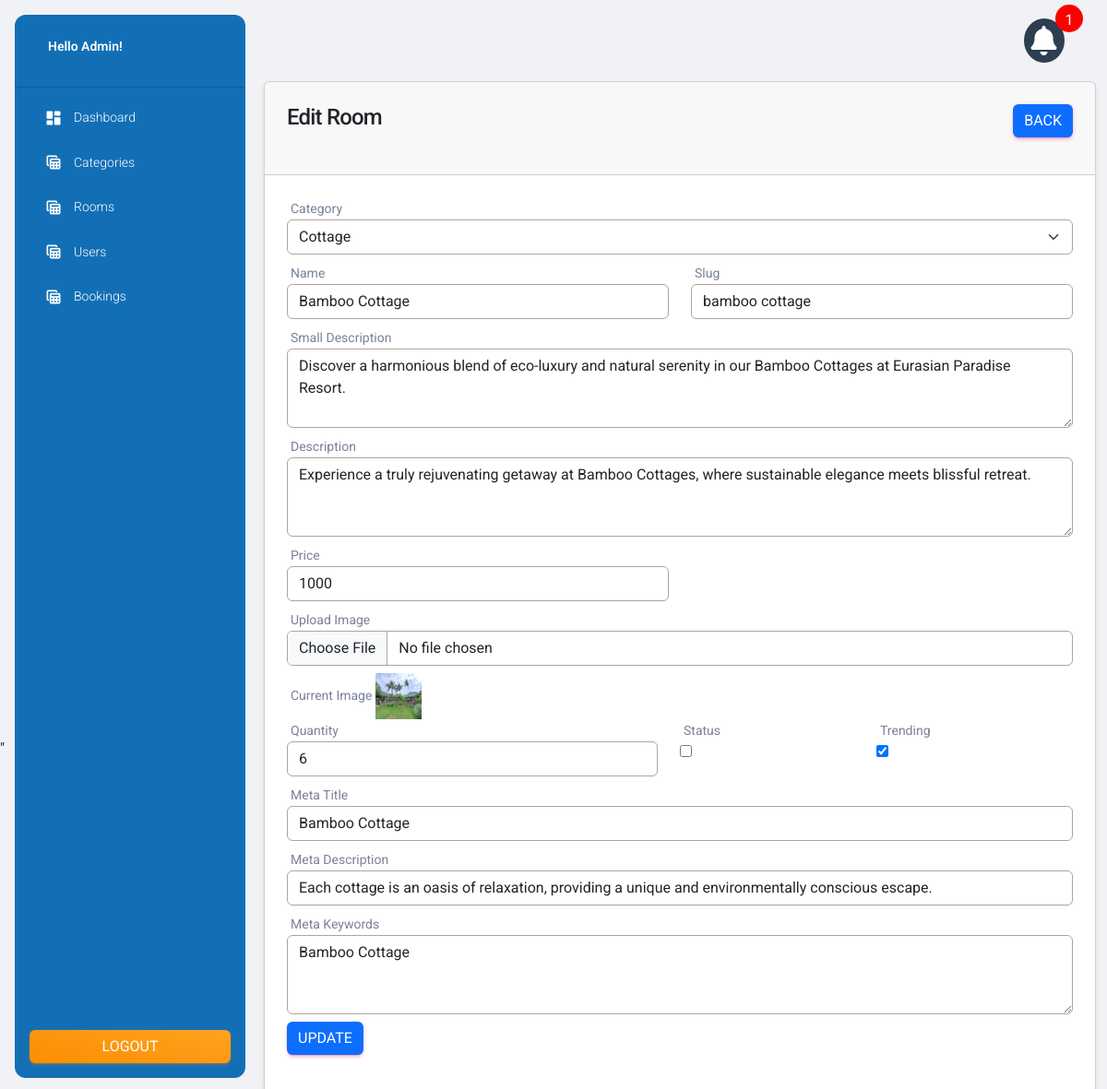
Screenshot of /Admin/edit-rooms.php?id=18 (signed in) with the database file from the repository.
### tables this page shows
CREATE TABLE `rooms` (
  `id` int(11) NOT NULL,
  `category_id` int(11) NOT NULL,
  `name` varchar(255) NOT NULL,
  `slug` varchar(255) NOT NULL,
  `small_description` mediumtext NOT NULL,
  `description` mediumtext NOT NULL,
  `selling_price` int(11) NOT NULL,
  `image` varchar(255) NOT NULL,
  `qty` int(11) NOT NULL,
  `status` tinyint(4) NOT NULL,
  `trending` tinyint(4) NOT NULL,
  `meta_title` varchar(255) NOT NULL,
  `meta_keywords` mediumtext NOT NULL,
  `meta_description` mediumtext NOT NULL,
  `created_at` timestamp NOT NULL DEFAULT current_timestamp() ON UPDATE current_timestamp()
);

CREATE TABLE `categories` (
  `id` int(11) NOT NULL,
  `name` varchar(191) NOT NULL,
  `slug` varchar(191) NOT NULL,
  `description` mediumtext DEFAULT NULL,
  `status` tinyint(4) NOT NULL DEFAULT 0,
  `popular` tinyint(4) NOT NULL DEFAULT 0,
  `image` varchar(191) NOT NULL,
  `meta_title` varchar(191) NOT NULL,
  `meta_description` mediumtext NOT NULL,
  `meta_keywords` mediumtext NOT NULL,
  `created_at` timestamp NOT NULL DEFAULT current_timestamp() ON UPDATE current_timestamp()
);

### functions/myfunctions.php (called while the page is built, shortened)
<?php
include('../config/dbcon.php');
function getAll($table)
{
    global $con;
    $query = "SELECT * FROM $table";
    return $query_run = mysqli_query($con, $query);
}
function getByID($table, $id)
{
    global $con;
    $query = "SELECT * FROM $table WHERE id='$id' ";
    return $query_run = mysqli_query($con, $query);
}
?>

### Admin/edit-rooms.php (the view, shortened to what this page needs)
<?php
include('includes/header.php');
?>
<div class="container">
    <div class="row">
        <div class="col-md-12">
            <?php
                if(isset($_GET['id']))
                {
                    $id = $_GET['id'];
                    $rooms = getByID("rooms", $id);
                    if(mysqli_num_rows($rooms) > 0)
                    {
                        $data = mysqli_fetch_array($rooms);
                        ?>
                            <div class="card">
                                <div class="card-header">
                                    <h4>Edit Room
                                        <a href="rooms.php" class="btn btn-primary float-end">Back</a>
                                    </h4>
                                </div>
                                <div class="card-body">
                                    <form action="code.php" method="POST" enctype="multipart/form-data">
                                        <div class="row">
                                            <div class="col-md-12">
                                                <label class="mb-0" for="name">Category</label class="mb-0">
                                                <select name="category_id" class="form-select mb-2" required>
                                                    <?php
                                                        $categories = getAll("categories");
                                                        if(mysqli_num_rows($categories) > 0)
                                                        {
                                                            foreach ($categories as $item)
                                                            {
                                                                ?>
                                                                <option value="<?= $item['id']; ?>"<?=$data['category_id'] == $item['id']? 'selected':'' ?> ><?= $item['name']; ?></option>
                                                                <?php
                                                            }
                                                        }
                                                        else
                                                        {
                                                            echo "No category available";
                                                        }
                                                    ?>
                                                </select>
                                            </div>
                                            <div class="col-md-6">
                                                <label class="mb-0">Name</label class="mb-0">
                                                <input type="text" required name="name" value="<?= $data['name']; ?>" placeholder="Enter Room Name" class="form-control mb-2">
                                            </div>
                                            <div class="col-md-6">
                                                <label class="mb-0">Slug</label class="mb-0">
                                                <input type="text" required name="slug" value="<?= $data['slug']; ?>" placeholder="Enter Slug" class="form-control mb-2">
                                            </div>
                                            <div class="col-md-12">
                                                <label class="mb-0">Small Description</label class="mb-0">
                                                <textarea rows="3" required name="small_description" placeholder="Enter small description" class="form-control mb-2"><?= $data['small_description']; ?></textarea>
                                            </div>
                                            <div class="col-md-12">
                                                <label class="mb-0">Description</label class="mb-0">
                                                <textarea rows="3" required name="description" placeholder="Enter description" class="form-control mb-2"><?= $data['description']; ?></textarea>
                                            </div>
                                            <div class="col-md-6">
                                                <label class="mb-0">Price</label class="mb-0">
                                                <input type="text" required name="selling_price" value="<?= $data['selling_price']; ?>" placeholder="Selling Price" class="form-control mb-2">
                                            </div>
                                            <div class="col-md-12">
                                                <label class="mb-0">Upload Image</label class="mb-0">
                                                <input type="file" name="image" class="form-control mb-2">
                                                <label class="mb-0">Current Image</label>
                                                <img src=" ../Images/<?= $data['image']; ?>" alt="Rooms Image" height="50px" width="50px">
                                            </div>
                                            <div class="row">
                                                <div class="col-md-6">
                                                    <label class="mb-0">Quantity</label class="mb-0">
                                                    <input type="number" required name="qty" value="<?= $data['qty']; ?>" placeholder="Enter Quantity" class="form-control mb-2">
                                                </div>
                                                <div class="col-md-3">
                                                    <label class="mb-0">Status</label class="mb-0"><br>
                                                    <input type="checkbox" name="status" <?= $data['status'] == '0'?'':'checked' ?>>
                                                </div>
                                                <div class="col-md-3">
                                                    <label class="mb-0">Trending</label class="mb-0"><br>
                                                    <input type="checkbox" name="trending" <?= $data['trending'] == '0'?'':'checked' ?>>
                                                </div>
                                            </div>
                                            <div class="col-md-12">
                                                <label class="mb-0">Meta Title</label class="mb-0">
                                                <input type="text" required name="meta_title" value="<?= $data['meta_title']; ?>" placeholder="Enter Meta Title" class="form-control mb-2">
                                            </div>
                                            <div class="col-md-12">
                                                <label class="mb-0">Meta Description</label class="mb-0">
                                                <input type="text" required name="meta_description" value="<?= $data['meta_description']; ?>" placeholder="Enter Meta Description" class="form-control mb-2">
                                            </div>
                                            <div class="col-md-12">
                                                <label class="mb-0">Meta Keywords</label class="mb-0">
                                                <textarea rows="3" required name="meta_keywords" placeholder="Enter Meta Keywords" class="form-control mb-2"><?= $data['meta_keywords']; ?></textarea>
                                            </div>
                                            <div class="col-md-12">
                                                <button type="submit" class="btn btn-primary" name="update_rooms_btn">Update</button>
                                            </div>
                                        </div>
                                    </form>
                                </div>
                            </div>
                        <?php
                    }
                    else
                    {
                        echo "Rooms Not Found For Given ID";
                    }
                }
            else
            {
                echo "Id missing from url";
            }
            ?>
        </div>
    </div>
</div>
<?php include('includes/footer.php'); ?>

### Admin/includes/header.php (style rules this page uses)
.form-control { border: 1px solid #b3a1a1 !important; padding: 8px, 10px; }
.form-select { border: 1px solid #b3a1a1 !important; padding: 8px, 10px; }

### Admin/includes/navbar.php (style rules this page uses)
body { margin:0 !important; padding:0 !important; box-sizing: border-box; font-family: 'Roboto', sans-serif; }

### rows the page displays
rooms: category_id "Cottage", name "Bamboo Cottage", slug "bamboo cottage", small_description "Discover a harmonious blend of eco-luxury and natural serenity in our Bamboo Cottages at Eurasian Paradise Resort.", description "Experience a truly rejuvenating getaway at Bamboo Cottages, where sustainable elegance meets blissful retreat.", selling_price "1000", image (picture), qty "6", trending "☑", meta_title "Bamboo Cottage", meta_description "Each cottage is an oasis of relaxation, providing a unique and environmentally conscious escape.", meta_keywords "Bamboo Cottage"

### other values shown
$count_active "1"
